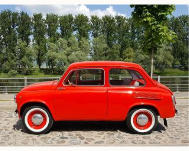
//> input picture intro task colour detection/red_car.png, 189 x 151 px
$ ./main   (built with g++ and OpenCV 4)
//> lines starting //> are read from the running program, lines starting //| are printed output that depends on the picture; after the words box and inside, x2 and y2 are one past the last pixel; in counts of white or black regions, pixels touching at a corner belong together
#include <opencv2/opencv.hpp>

#include <stdio.h>
#include <stdlib.h>

#include "opencv2/core.hpp"
#include "opencv2/highgui.hpp"
#include "opencv2/imgproc.hpp"
#include "opencv2/highgui/highgui_c.h"
#include "opencv2/imgproc/imgproc_c.h"
#include "opencv2/imgproc/types_c.h"
#include "opencv2/imgproc/detail/distortion_model.hpp"
#include "opencv2/imgproc/hal/hal.hpp"
#include "opencv2/imgproc/hal/interface.h"


using namespace cv;
using namespace std;

//Create a function to threshold the stored image to detect the specific colour range

Mat TestThreshold(const Mat& hsvimage, const Scalar& lowerBound,const Scalar& upperBound)
{
    Mat mask;

    inRange(hsvimage, lowerBound, upperBound, mask);

    return mask;

}


//Create function to check if colour is present in image presented

bool ifColourPresent(const Mat & mask)
{
    int nonZEROcount = countNonZero(mask);

    return nonZEROcount > 100;
}


int main()
{
    //store image. In this case, blue car. But we are writing code to detect this colour
    Mat image = imread("red_car.png"); //blue car stored in variable image( this can change to anything
//> image is the input picture: 151 rows x 189 cols, CV_8UC3; mean B, G, R 84.4, 101.2, 137

    if(image.empty()) //check if image is there
    {
        cerr << "No image available" << endl; //print out no image available

        return -1;
    }

    //Converting the image into HSV

    Mat hsvimage;

    cvtColor(image, hsvimage, COLOR_BGR2HSV); //COLOR_BGR2HSV is the colour conversion.
//> hsvimage: 151 rows x 189 cols, CV_8UC3; mean H, S, V 35.1, 109.1, 143.6

    //DEFINE THE HSV RANGES FOR DIFFERENT COLOURS.

    //HSV colour characteristics for red, green, blue, yellow, turquise, orange

    //RED


    Scalar lowerBlue(99, 115, 86), upperBlue(107, 255, 255);//BLUE


    Scalar lowerGreen(58, 103, 49), upperGreen(92, 255, 255);//GREEN


    Scalar lowerRed(0, 197, 131), upperRed(179, 255, 255);//RED


    Scalar lowerYellow(20, 100, 100), upperYellow(30, 255, 255);//YELLOW

    Scalar lowerOrange(18, 40, 90), upperOrange(27, 255, 255); //ORANGE

   // Scalar lowerPink(99, 115, 86), upperPink(107, 255, 255);


   //Now Threshold the image to check the colour range


   Mat BlueMask = TestThreshold(hsvimage, lowerBlue, upperBlue);//BLUE
//> in TestThreshold, `inRange(hsvimage, lowerBound, upperBound, mask);`: mask: 151 rows x 189 cols, CV_8UC1; every value is 0


   Mat GreenMask = TestThreshold(hsvimage, lowerGreen, upperGreen);//Green
//> call 2 of TestThreshold, with lowerBound = Scalar(58, 103, 49), upperBound = Scalar(92, 255, 255)
//> in TestThreshold (call 2), `inRange(hsvimage, lowerBound, upperBound, mask);`:
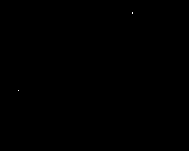
//> mask: 151 rows x 189 cols, CV_8UC1; 0.01% white in thin lines or dots, all inside (x1, y1, x2, y2) = (18, 12, 133, 91)


   Mat RedMask = TestThreshold(hsvimage, lowerRed, upperRed); //RED
//> call 3 of TestThreshold, with lowerBound = Scalar(0, 197, 131), upperBound = Scalar(179, 255, 255)
//> in TestThreshold (call 3), `inRange(hsvimage, lowerBound, upperBound, mask);`:
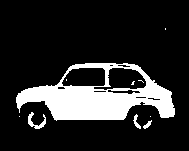
//> mask: 151 rows x 189 cols, CV_8UC1; 16.6% white; 10 white regions (6 under 20 px), largest, box (x1, y1, x2, y2) and area: (16, 63, 175, 121) 4522, (28, 112, 46, 129) 116, (133, 114, 141, 129) 49, (143, 120, 152, 129) 36


   //Mat YellowMask = TestThreshold(hsvimage, lowerYellow, upperYellow); //Yellow

   //Mat OrangeMask = TestThreshold(hsvimage, lowerOrange, upperOrange);//Orange


   // Check for the presence of each color
 if(ifColourPresent(BlueMask)) //red
//> in ifColourPresent, `int nonZEROcount = countNonZero(mask);`: nonZEROcount = 0
    {
        cout << "Colour Blue detected" << endl;

 imshow("Blue photo", BlueMask);
 }

 else if(ifColourPresent(GreenMask)) //green
    {
        cout << "Colour green detected" << endl;

 imshow("Green photo", GreenMask);
 }

  else if(ifColourPresent(RedMask)) //green
    {
        cout << "Colour Red detected" << endl;

 imshow("Red photo", RedMask);
 }

 // [16 lines of commented-out code are left out]

 waitKey(0);

 destroyAllWindows();

 return 0;


}
